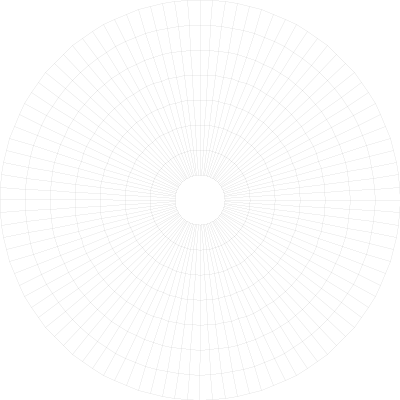
Frame 1 (no input)
Frame 60 (the mouse pressed at the canvas centre just before this capture): identical to frame 1, image omitted
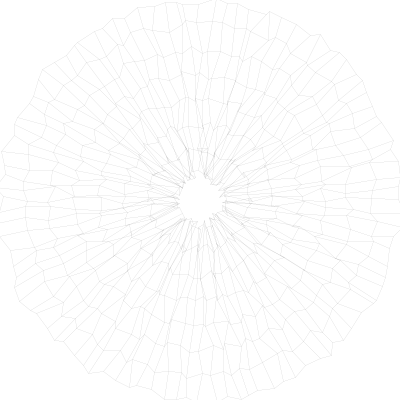
Frame 120 (the mouse held since frame 60 and released just before this capture)

The Processing sketch that drew these frames (run headless with seeded random() and noise(); from frame 60 on, the mouse is pressed at the canvas centre):

// Processing sketch: processing_60369
// ── processing_60369.pde

int division=100;
int nombreCercles=8;
float pas;
PVector[][]sommetsCercles=new PVector[100][100];
float[][]cosSelonDivision=new float[100][100];
float[][]sinSelonDivision=new float[100][100];
boolean moving = false;

void setup() {
  size(400,400);
  pas = (width/2)/nombreCercles;
  smooth();
  preCalculate();
  updatePoints();
  noFill();
  stroke(0,100);
  strokeWeight(0.05);
}

void draw() {
  background(255);
  updatePoints();
  for(int i=0; i<nombreCercles; i++){
    beginShape();
    for (int j=0; j<division; j++) {
      vertex(sommetsCercles[i][j].x,sommetsCercles[i][j].y);
      if(i<nombreCercles-1){
        line(sommetsCercles[i][j].x,sommetsCercles[i][j].y,
             sommetsCercles[(i+1)%nombreCercles][j].x,sommetsCercles[(i+1)%nombreCercles][j].y);
      }
    }
    endShape(CLOSE);
  }
  println(frameRate);
}

void updatePoints() {
  if(!moving){randomSeed(0);}
  for(int i=0; i<nombreCercles; i++){
    for(int j=0; j<division; j++){
      sommetsCercles[i][j]=new PVector(cosSelonDivision[i][j]+random(-mouseX/40,mouseX/40),
                                       sinSelonDivision[i][j]+random(-mouseY/40,mouseY/40));
    }
  }
}

void preCalculate(){
  for (int i=0; i<nombreCercles; i++) {
    for (int j=0; j<division; j++) {
      float angle = j*(TWO_PI/division);
      cosSelonDivision[i][j] = (width/2)+(pas+pas*i)*cos(angle);
      sinSelonDivision[i][j] = (height/2)+(pas+pas*i)*sin(angle);
    }
  }
}

void keyPressed() {
  if(key=='q'&&division>3){division--;setup();}
  if(key=='w'&&division<100){division++;setup();}
  if(key=='a'&&nombreCercles>2){nombreCercles--;setup();}
  if(key=='s'&&nombreCercles<100){nombreCercles++;setup();}
  if(key==' '){moving=!moving;}
}
